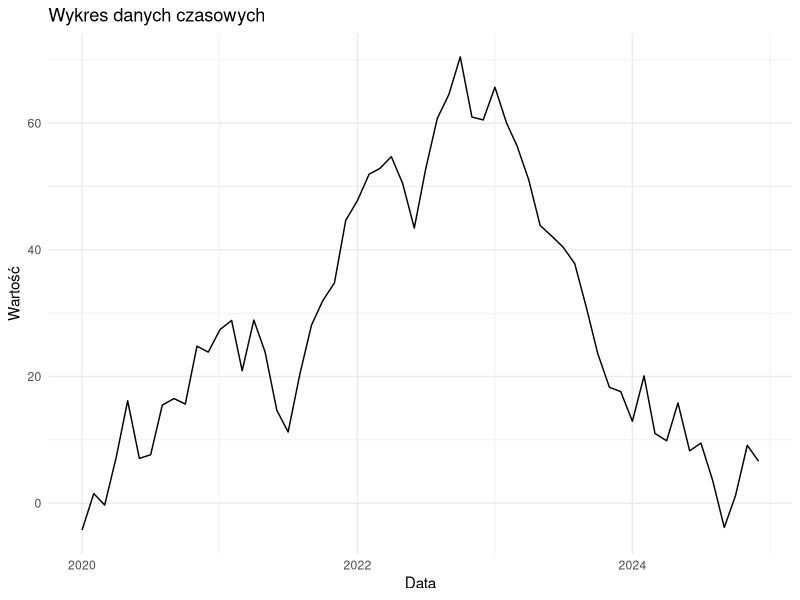
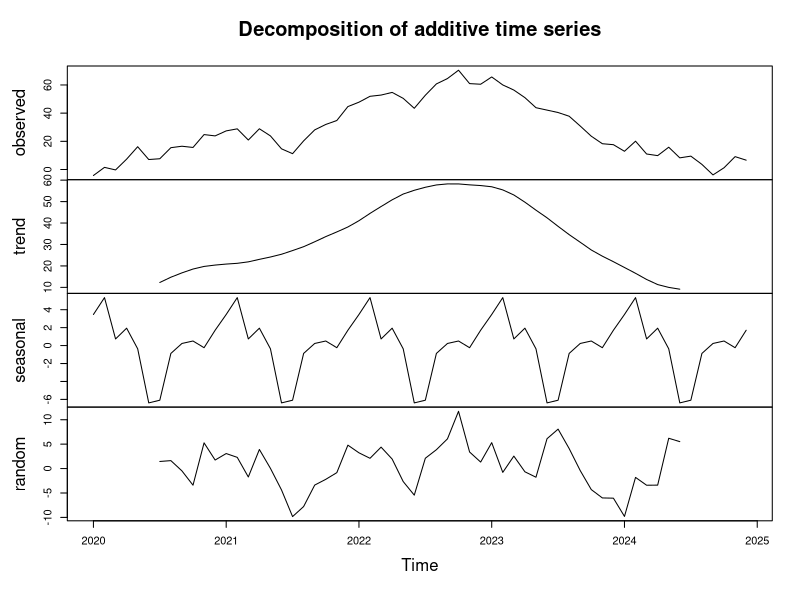
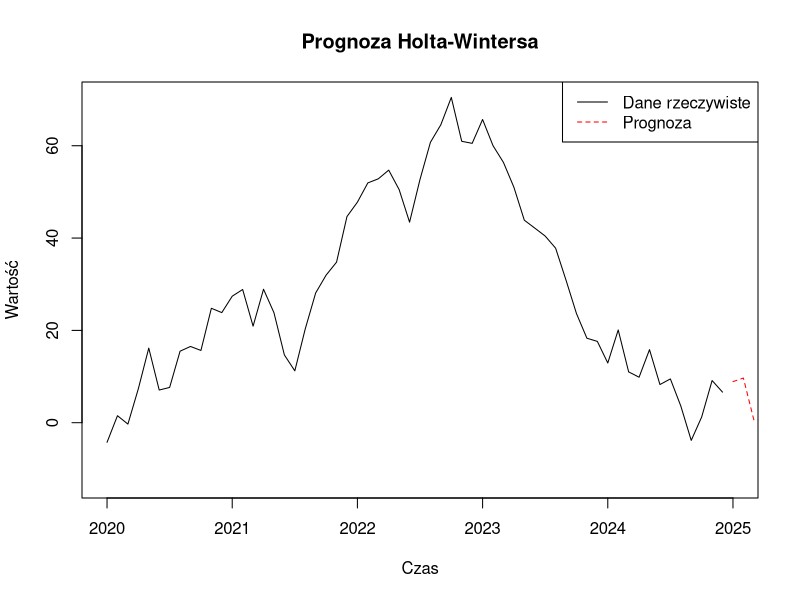
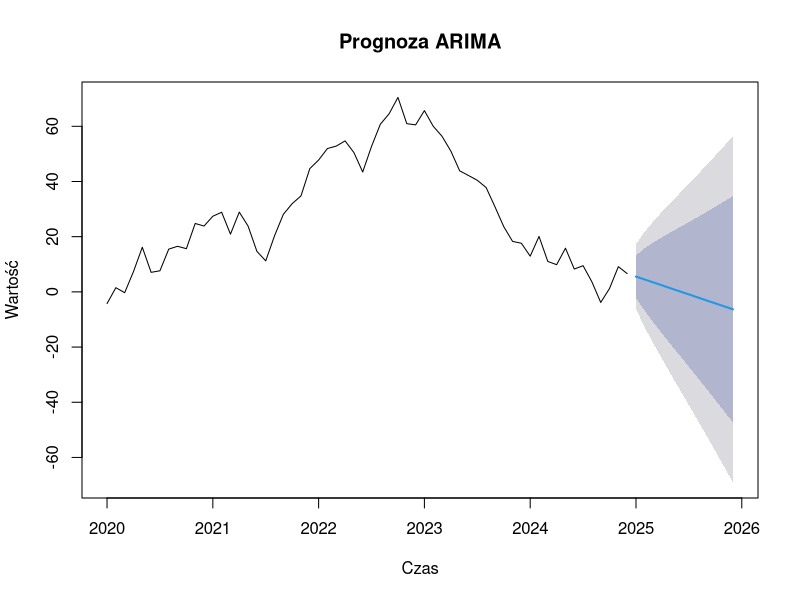
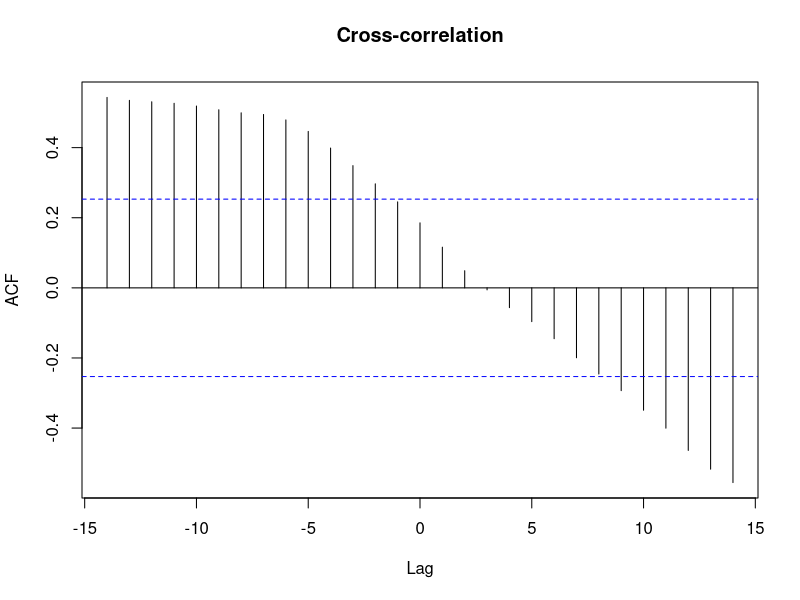

These figures' R source, in order:
install.packages("tseries")
# Generacja danych czasowych
set.seed(123)
date_seq <- seq.Date(from = as.Date("2020-01-01"), by = "month", length.out = 60)
value <- cumsum(runif(60, min = -10, max = 10)) 
data <- data.frame(Date = date_seq, Value = value)
write.csv(data, "time_series_data.csv", row.names = FALSE)  

# Wizualizacja danych
library(ggplot2)
ggplot(data, aes(x = Date, y = Value)) +
  geom_line() +
  labs(title = "Wykres danych czasowych", x = "Data", y = "Wartość") +
  theme_minimal()

# Testy stacjonarności (ADF i KPSS)
library(tseries)
library(urca)

adf_test <- adf.test(data$Value, alternative = "stationary")
print(adf_test)

kpss_test <- ur.kpss(data$Value)
summary(kpss_test)

# Dekompozycja szeregu czasowego
ts_data <- ts(data$Value, start = c(2020, 1), frequency = 12)
decomposed <- decompose(ts_data)
plot(decomposed)

# Prognoza metodą Holta-Wintersa
hw_model <- HoltWinters(ts_data)
forecast_values <- predict(hw_model, n.ahead = 12)

# Wykres z prognozą Holta-Wintersa
plot(ts_data, xlim = c(2020, 2025), ylim = range(c(ts_data, forecast_values)),
     main = "Prognoza Holta-Wintersa", xlab = "Czas", ylab = "Wartość")
lines(forecast_values, col = "red", lty = 2)
legend("topright", legend = c("Dane rzeczywiste", "Prognoza"), col = c("black", "red"), lty = c(1, 2))

# Wyjaśnienie wpływu parametrów Holta-Wintersa
cat("Model Holta-Wintersa uwzględnia:\n")
cat("- Alfa (wygładzanie poziomu):", hw_model$alpha, "\n")
cat("- Beta (trend):", hw_model$beta, "\n")
cat("- Gamma (sezonowość):", hw_model$gamma, "\n")

if (!is.null(hw_model$alpha) && hw_model$alpha != 0) {
  cat("Szereg wymaga wyrównania (uwzględniono wygładzanie poziomu).\n")
}
if (!is.null(hw_model$beta) && hw_model$beta != 0) {
  cat("Uwzględniono wahania przypadkowe.\n")
}
if (!is.null(hw_model$gamma) && hw_model$gamma != 0) {
  cat("Uwzględniono wahania cykliczne i przypadkowe.\n")
}

# Prognoza metodą ARIMA
library(forecast)

arima_model <- auto.arima(ts_data)
forecast_arima <- forecast(arima_model, h = 12)

# Właściwe wywołanie plot dla obiektu forecast
plot(forecast_arima, main = "Prognoza ARIMA", xlab = "Czas", ylab = "Wartość")

# Analiza cross-korelacji
set.seed(456)
external_var <- cumsum(runif(60, min = -5, max = 5))

ccf(data$Value, external_var, main = "Cross-correlation")

# Eksport wyników prognozy ARIMA
write.csv(forecast_arima, "forecast_results.csv", row.names = FALSE)

